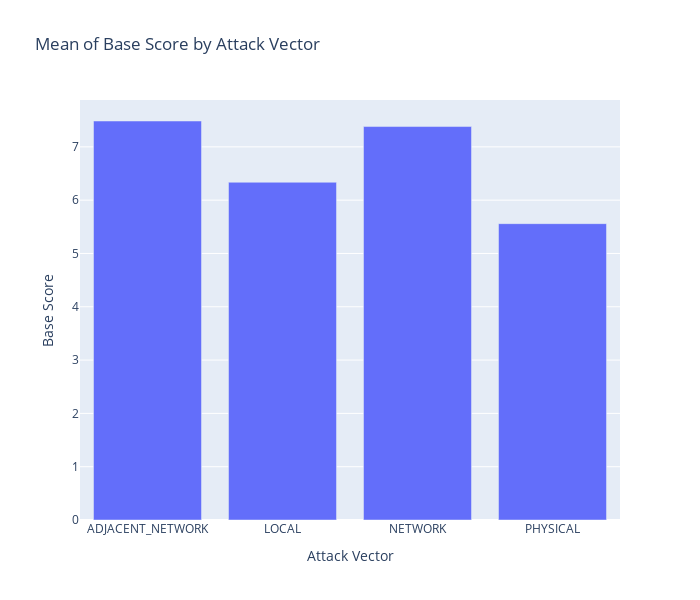

Here is the notebook cell this chart was saved with:
### Code cell
dt_analyzer.find_mean_category(dataFrame, "attackVector", "baseScore", "Attack Vector", "Base Score", 700, 600, "png")

### Figure 1 — Plotly figure (JSON) as saved in the notebook; plotly's stock layout.template omitted (floating-point values rounded to 4 significant figures)
{"data": [{"alignmentgroup": "True", "hovertemplate": "Attack Vector=%{x}<br>Base Score=%{y}<extra></extra>", "legendgroup": "", "marker": {"color": "#636efa", "pattern": {"shape": ""}}, "name": "", "offsetgroup": "", "orientation": "v", "showlegend": false, "textposition": "auto", "type": "bar", "x": ["ADJACENT_NETWORK", "LOCAL", "NETWORK", "PHYSICAL"], "xaxis": "x", "y": [7.485, 6.336, 7.381, 5.559], "yaxis": "y"}], "layout": {"barmode": "relative", "height": 600, "legend": {"tracegroupgap": 0}, "title": {"text": "Mean of Base Score by Attack Vector"}, "width": 700, "xaxis": {"anchor": "y", "domain": [0, 1], "title": {"text": "Attack Vector"}}, "yaxis": {"anchor": "x", "domain": [0, 1], "title": {"text": "Base Score"}}}}
